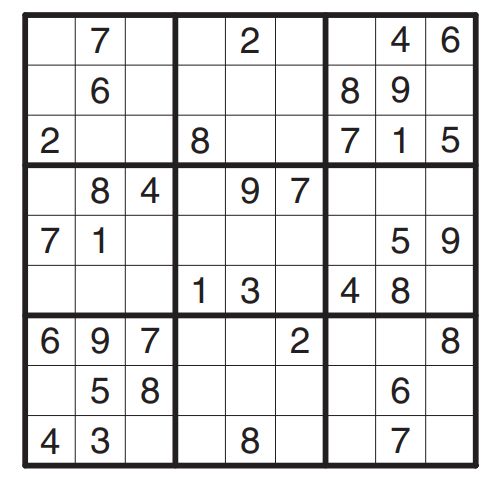
#> input picture sudoku.png, 489 x 484 px, found by its file name
$ python '21-12-23[36].py'
#> lines starting #> are read from the running program, lines starting #| are printed output that depends on the picture; after the words box and inside, x2 and y2 are one past the last pixel; in counts of white or black regions, pixels touching at a corner belong together
import cv2
import matplotlib.pyplot as plt
img=cv2.imread("A:\\Apps\\anaconda\\spyder\\DIP practise\\sudoku.png")
#> img is the input picture: shape (484, 489, 3); mean B, G, R 224.4, 224.3, 224.8
img=cv2.cvtColor(img,cv2.COLOR_BGR2RGB)
plt.imshow(img)
img=cv2.cvtColor(img,cv2.COLOR_RGB2GRAY)
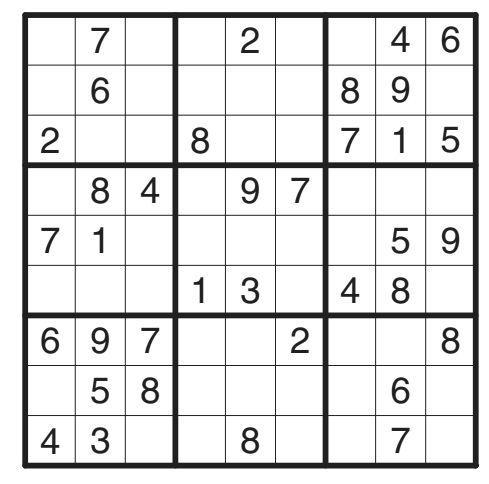
#> img: shape (484, 489); min 32, max 255, mean 224.4
img=cv2.medianBlur(img,5)
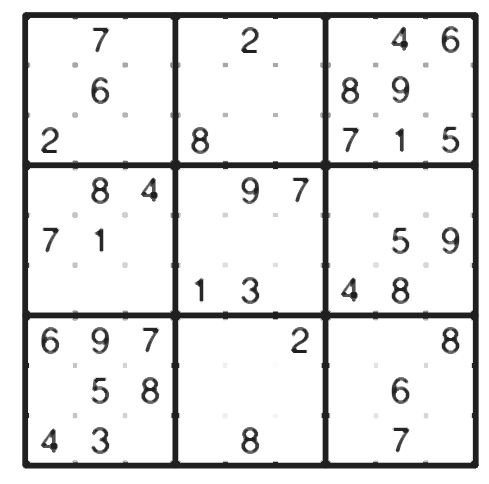
#> img: shape (484, 489); min 32, max 255, mean 229.3
#global thresholding
ret,th1=cv2.threshold(img,127,255,cv2.THRESH_BINARY)
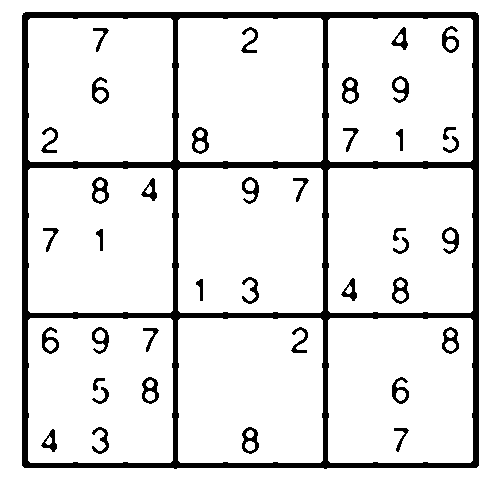
#> th1: shape (484, 489); 88.9% white; 40 black regions, largest, box (x1, y1, x2, y2) and area: (22, 12, 479, 469) 20060, (342, 77, 359, 104) 231, (192, 127, 209, 154) 231
#ADaptive threshloding
th2=cv2.adaptiveThreshold(img,255,cv2.ADAPTIVE_THRESH_MEAN_C, cv2.THRESH_BINARY, 11, 2)
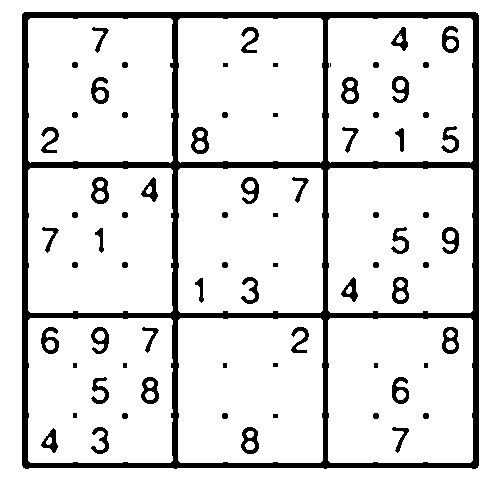
#> th2: shape (484, 489); 87.8% white; 74 black regions (1 under 20 px), largest, box (x1, y1, x2, y2) and area: (22, 12, 479, 469) 20434, (341, 77, 359, 104) 270, (191, 127, 209, 154) 270
th3=cv2.adaptiveThreshold(img,255,cv2.ADAPTIVE_THRESH_GAUSSIAN_C, cv2.THRESH_BINARY, 11, 2)
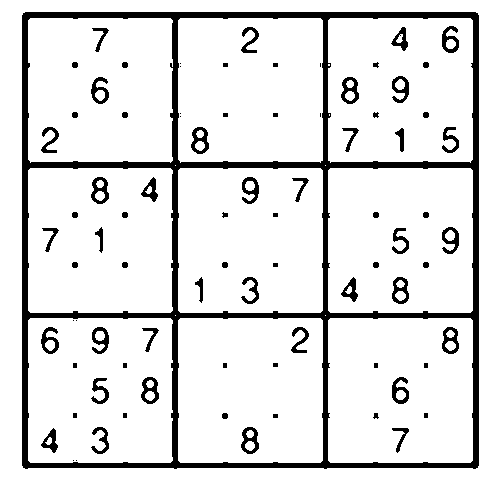
#> th3: shape (484, 489); 88% white; 83 black regions (10 under 20 px), largest, box (x1, y1, x2, y2) and area: (22, 12, 479, 469) 20477, (341, 77, 359, 104) 255, (191, 127, 209, 154) 255
#plotting the images using matplotlib
titles=["Orginal",'Global Thresholding','Adaptive Mean Thresholding',"Adaptive Gaussian thresholding"]
images=[img,th1,th2,th3]
plt.figure(figsize=(10,10))
for i in range(4):
    plt.subplot(2,2,i+1),plt.imshow(images[i],'gray'),plt.title(titles[i]),plt.xticks([]),plt.yticks([])
plt.show()
